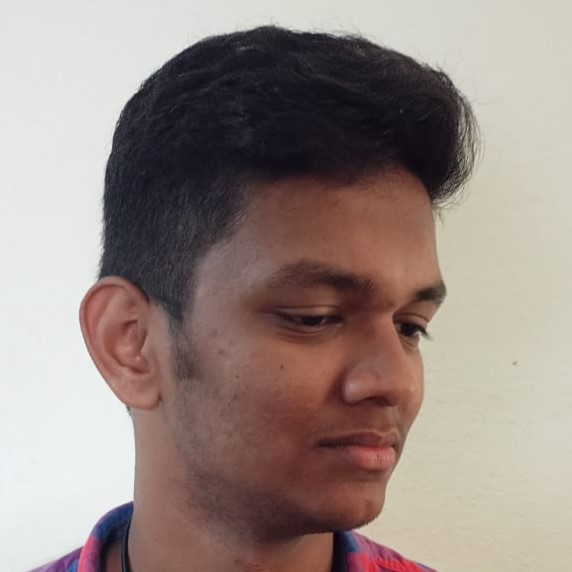
%> input picture matlab/testrkb.jpeg, 572 x 572 px; its folder holds only this picture in this run
$ octave finalcode.m   (GNU Octave 9; MATLAB toolbox functions it lacks are replaced by stand-ins)
%> lines starting %> are read from the running program, lines starting %| are printed output that depends on the picture
% Step 1: Load and preprocess the face images
imageDir = 'C:\Users\sshou\Desktop\matlab\dataset'; % Specify the directory containing face images
imageFiles = dir(fullfile(imageDir, '*.jpeg'));
numImages = length(imageFiles);
imageSize = [455, 455]; % Adjust the size according to your images
% Initialize variables to store training data
trainingData = zeros(prod(imageSize), numImages);
% Load and preprocess training images
for i = 1:numImages
    image = imread(fullfile(imageDir, imageFiles(i).name));
    % Resize the image to the desired size
    image = imresize(image, imageSize);
    % Convert to grayscale
    if size(image, 3) > 1
        image = rgb2gray(image);
    end
    % Convert to a column vector and store in trainingData
    trainingData(:, i) = image(:);
end
% Step 2: Compute the eigenfaces from the training data
meanFace = mean(trainingData, 2);
zeroMeanData = trainingData - meanFace;
[eigenfaces, eigenvalues] = pca(zeroMeanData');
% Step 3: Project each training face onto the eigenfaces
projectedData = eigenfaces' * zeroMeanData;
% Step 5: Prepare a new face for recognition (similar preprocessing as training images)
% Step 6: Project the new face onto the eigenfaces
newFace = imread('testrkb.jpeg'); % Load the new face
%> newFace is the input picture: size 572x572x3 uint8; mean R, G, B 152.7, 137.9, 132.4
newFace = imresize(newFace, imageSize);
%> newFace: size 455x455x3 uint8
if size(newFace, 3) > 1
    newFace = rgb2gray(newFace);
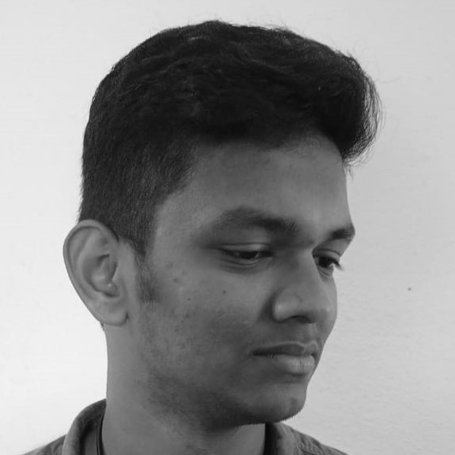
%> newFace: size 455x455 uint8; min 8, max 249, mean 141.7
end
newFaceVector = double(newFace(:)) - meanFace;
newFaceProjection = eigenfaces' * newFaceVector;
%> newFaceProjection = []

% Step 7: Compare the new face with the training data and determine the identity
% Compute the distances
distances = sum((projectedData - newFaceProjection).^2, 1);
%> distances = 0

% Find the index of the minimum distance
[~, recognizedPersonIndex] = min(distances);
%> recognizedPersonIndex = 1

% Map the index to a person (assuming each person has 9 images)
recognizedPerson = ['Person ' char('A' + floor((recognizedPersonIndex - 1) / 9))];
%> recognizedPerson = 'Person A'

% Display the recognized person
fprintf('Recognized Person: %s\n', recognizedPerson);
%| Recognized Person: Person A
